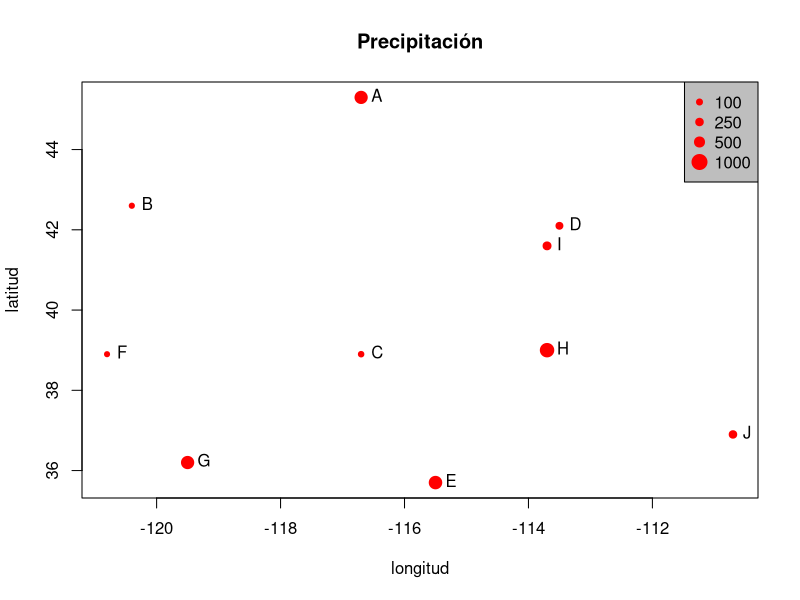
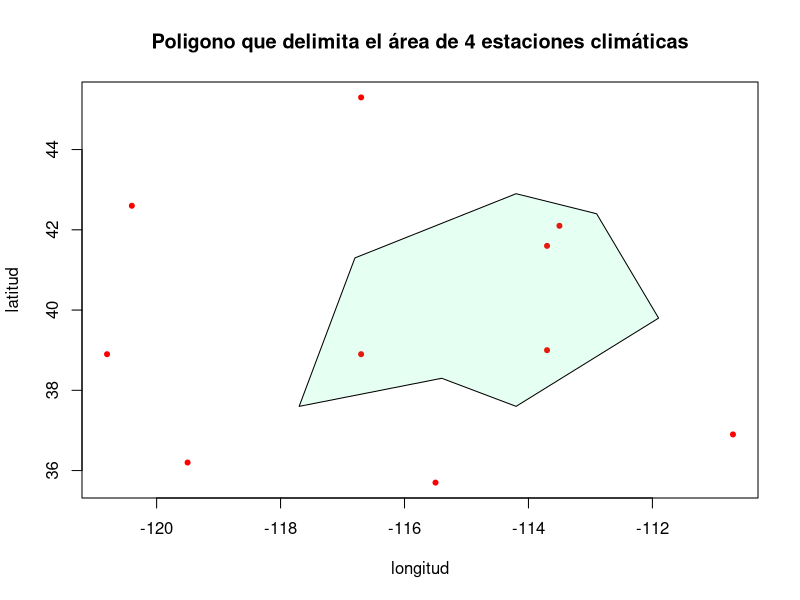

Source code (R) for these figures, in order: (Note: this script raises an error after producing the figures.)
## ---- chunk 1
knitr::opts_chunk$set(echo = TRUE)
## ---- chunk 2
nombreEstaciones <- LETTERS[1:10] #Las nombraremos con letras para este ejemplo
longitud <- c(-116.7, -120.4, -116.7, -113.5, -115.5,
               -120.8, -119.5, -113.7, -113.7, -110.7)
latitud <- c(45.3, 42.6, 38.9, 42.1, 35.7, 38.9,
              36.2, 39, 41.6, 36.9)
estaciones <- cbind(longitud, latitud)

# Simularemos datos de precipitación para este ejemplo
set.seed(0)
precip <- round((runif(length(latitud))*10)^3) #Generamos datos aleatorios

psize <- 1 + precip/500
plot(estaciones, cex=psize, pch=20, col='red', main='Precipitación')

# Agregamos nombres al gráfico
text(estaciones, nombreEstaciones, pos=4)

# Agregamos leyenda
breaks <- c(100, 250, 500, 1000)
legend.psize <- 1+breaks/500
legend("topright", legend=breaks, pch=20, pt.cex=legend.psize, col='red', bg='gray')
## ---- chunk 3
lon <- c(-116.8, -114.2, -112.9, -111.9, -114.2, -115.4, -117.7)
lat <- c(41.3, 42.9, 42.4, 39.8, 37.6, 38.3, 37.6)
esquinasPoligono = cbind(lon,lat)
plot(estaciones, main="Poligono que delimita el área de 4 estaciones climáticas", pch=20, col="red")
polygon(esquinasPoligono, col= rgb(0, 1, 0.5, 0.1), border = "black")
## ---- chunk 4
#Vamos a emplear la librería sp para este caso
library(sp)

#Vamos a crear nuestro conjunto de datos de longitud y latitud

lonx = c(-76.28,-75.17,-73.03,-72.51)
latx = c(3.29,4.27, 7.10, 11.34)
dengueCasos = c(79, 56, 49,36)
coordenadas = cbind(lonx,latx)

puntos = SpatialPoints(coordenadas) #Empleamos la función espatial points de la librería sp para crear nuestros datos vectoriales tipo punto

class(puntos) #Visualizamos la clase de archivo que generamos

showDefault(puntos) #Mostramos la información de nuestro archivo vectorial

# Vemos que aun no hemos definido un sistema de referencia de coordenadas

srcoord <- CRS('+proj=coordenadas +datum=WGS84') #Nuestro src es WGS84

# Ahora reasignamos a nuestra variable el src

puntos =  SpatialPoints(coordenadas, proj4string=srcoord)

showDefault(puntos) #Nuevamente verificamos

#A parte de la longitud y latitud (también el src) nuestra base datos aun carece de atributos.
#Vamos asignar datos de casos de dengue como eje z (o atributo)
#Para ello vamos a emplear la librería raster

puntos

library(raster)

puntos = SpatialPointsDataFrame(puntos, data=data.frame(dengueCasos))
puntos

#Para ver con más detalle
str(puntos)

# O

showDefault(puntos)

#Ahora observemos nuestros datos en un gráfico
plot(puntos,axes=TRUE, las=2)
## ---- chunk 5
coordenadas
lineas = spLines(coordenadas, crs=srcoord)
showDefault(lineas)

plot(lineas, axes=TRUE)
## ---- chunk 6
poligonos = spPolygons(coordenadas, crs=srcoord)
showDefault(poligonos)
plot(poligonos, axes=TRUE)
